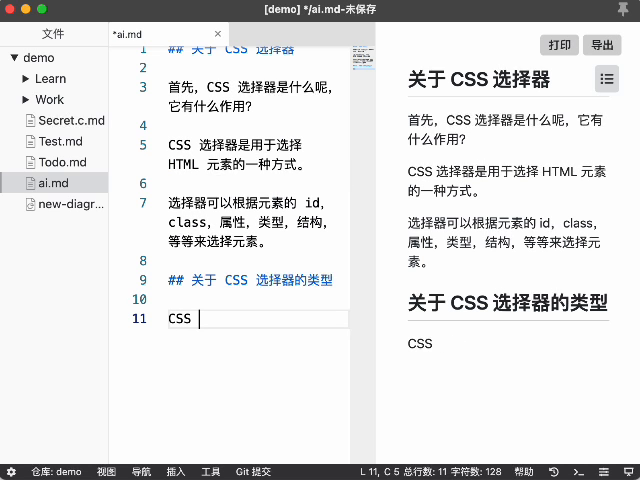
#> input picture frame 53 of help/openai.mp4, 640 x 480 px, given in place of the camera
$ python cameo.py
#> lines starting #> are read from the running program, lines starting #| are printed output that depends on the picture
import cv2
import numpy as np
import time

class CaptureManager(object):

    def __init__(self,capture,previewWindowManager=None,shouldMirrorPreview=False,white=False,options=None):

        self.white = white
        self.options = options

        self.previewWindowManager = previewWindowManager
        self.shouldMirrorPreview = shouldMirrorPreview
        self._capture = capture
        self._channel = 0
        self._enteredFrame = False
        self._frame = None
        self._imageFilename = None
        self._videoFilename = None
        self._videoEncoding = None
        self._videoWriter = None

        self._startTime = None
        self._framesElapsed = 0
        self._fpsEstimate = None
    #1被property修饰的方法只有一个参数，self 2.它必须要有返回值
    @property
    def channel(self):
        return self._channel
    @channel.setter
    def channel(self,value):
        if self._channel != value:
            self._channel = value
            self._frame = None

    @property
    def frame(self):
        if self._enteredFrame and self._frame is None:
            _,self._frame = self._capture.retrieve()
        return self._frame
    @property
    def isWritingImage(self):
        return self._imageFilename is not None
    @property
    def isWritingVideo(self):
            return  self._videoFilename is not None

    def enterFrame(self):

        # assert  not self._enteredFrame,\
        #     'previous enterFrame() had no matching exitFrame()'
        if self._capture is not None:
            self._enteredFrame = self._capture.grab()

    def exitFrame(self):
        if self.frame is None:
            self._enteredFrame = False
            return
        if self._framesElapsed == 0:
            self._startTime = time.time()
        else :
            timeElapsed  = time.time()-self._startTime
            self._fpsEstimate = self._framesElapsed/timeElapsed
        self._framesElapsed += 1

        if self.previewWindowManager is not None:
            if self.shouldMirrorPreview:
                mirroredFrame = np.fliplr(self._frame).copy()

                #加美白
                if self.white:
                    value = 18
                    mirroredFrame = cv2.bilateralFilter(mirroredFrame,value,value*2,value/2)
                #过滤某通道颜色
                if self.options == 'b':
                    mirroredFrame[:,:,0] = 0
                if self.options == 'g':
                    mirroredFrame[:,:,1] = 0
                if self.options == 'r':
                    mirroredFrame[:,:,2] = 0

                self.previewWindowManager.show(mirroredFrame)
            else:
                self.previewWindowManager.show(self._frame)

        if self.isWritingImage :
            cv2.imwrite(self._imageFilename,self._frame)
            self._imageFilename = None

        self._writeVideoFrame()
        self._frame = None
        self._enteredFrame = False

    def writeImage(self,filename):
        self._imageFilename = filename

    def startWritingVideo(self,filename,encoding=cv2.VideoWriter_fourcc('I','4','2','0')):
        self.flag = 111
        self._videoFilename = filename
        self._videoEncoding = encoding

    def stopWritingvideo(self):
        self._videoFilename = None
        self._videoEncoding = None
        self._videoWriter = None

    def _writeVideoFrame(self):
        if not self.isWritingVideo:
            return
        if self._videoWriter is None:   #构建一次cv2.VideoWriter
            fps = int(self._capture.get(cv2.CAP_PROP_FPS))
            if fps == 30: #从摄像头读取图像，预估fps
                if self._framesElapsed<20:
                    return
                else:
                    fps = self._fpsEstimate
                    print('预估FPS：',fps)
            #如果再放外一层，每次调用—videoWriter都会赋值size和构造self._videoWriter，这是不期望的。
            #只需测到预估FPS后构造一次self._videoWriter，后续调用之后执行self._videoWriter.write
            size = (int(self._capture.get(cv2.CAP_PROP_FRAME_WIDTH))),(int(self._capture.get(cv2.CAP_PROP_FRAME_HEIGHT)))
            self._videoWriter = cv2.VideoWriter(self._videoFilename,self._videoEncoding,fps,size)
        #重点BUG 20帧之后写入 不在if self._videoWriter is None之内写入图片数据
        self._videoWriter.write(self._frame)

    def release(self):
        self._capture.release()


class WindowManager(object):

    def __init__(self, windowname,keypresscallback=None):

        self.keypresscallback = keypresscallback
        self._windowname = windowname
        self._iswindowcreated = False

    @property
    def iswindowcreated(self):
        return self._iswindowcreated

    def createdwindow(self):
        cv2.namedWindow(self._windowname)
        self._iswindowcreated = True

    def show(self,frame):
        cv2.imshow(self._windowname,frame)

    def destroyWindow(self):
        cv2.destroyWindow(self._windowname)
        self._iswindowcreated = False

    def processEvents(self):
        keycode = cv2.waitKey(1)
        if self.keypresscallback is not None and keycode != -1:
            keycode &= 0xFF
            self.keypresscallback(keycode)

class Cameo:

    def __init__(self,data1=False,data2=None):

        self.data1 =data1
        self.data2 =data2

        self._windowManager = WindowManager('Cameo',self.onKeypress)
        self._captureManager = CaptureManager(cv2.VideoCapture(0),self._windowManager,True,data1,data2)

    def run(self):
        self._windowManager.createdwindow()
        while self._windowManager.iswindowcreated :
            self._captureManager.enterFrame()
            frame = self._captureManager.frame
        # TODO: Filter the frame (Chapter 3)

            self._captureManager.exitFrame()
            self._windowManager.processEvents()
#> this loop made 1 pass; (key Esc is pressed on pass 1)
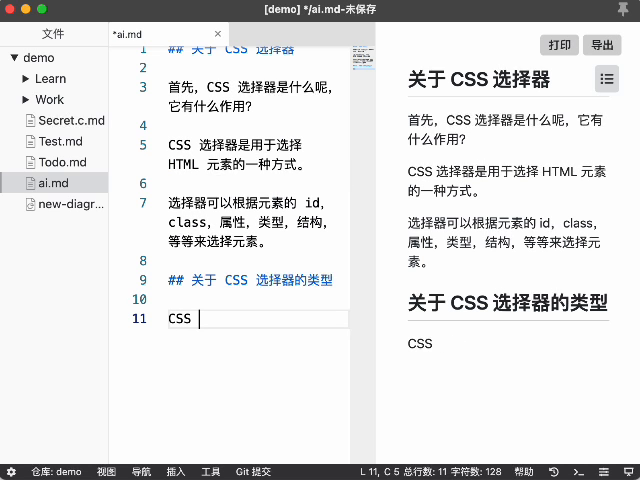
#> input picture frame 53 of help/openai.mp4, 640 x 480 px, given in place of the camera
#> pass 1, in exitFrame, `mirroredFrame = np.fliplr(self._frame).copy()`:
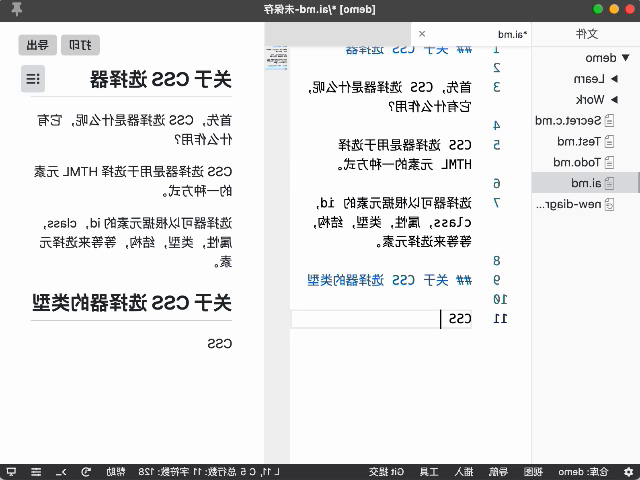
#> mirroredFrame: shape (480, 640, 3); mean B, G, R 227.9, 227.5, 227.3
#> pass 1, in show, `cv2.imshow(self._windowname,frame)`:
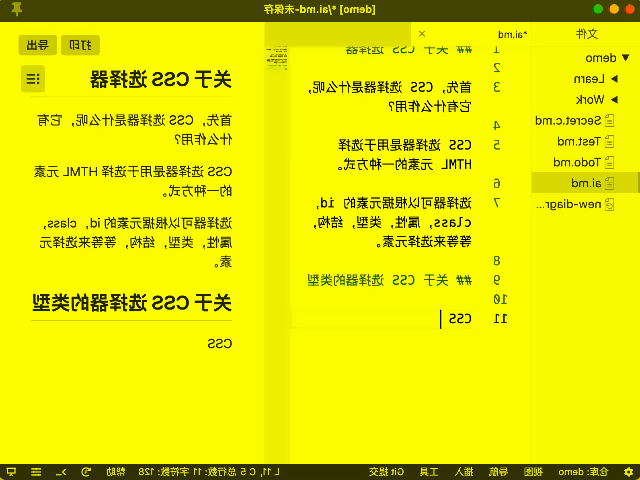
#> window 'Cameo': shape (480, 640, 3); mean B, G, R 0, 227.7, 227.5
        self._captureManager.release()

    #监听到键盘事件 调用该函数执行相应操作
    def onKeypress(self,keycode):
        if keycode == 32:
            print('成功抓取一张图片')
            self._captureManager.writeImage('screenshot.png')

        elif keycode == 9:
            if not self._captureManager.isWritingVideo:
                print('开始录像')
                self._captureManager.startWritingVideo('screen.avi')
            else:
                print('停止录像')
                self._captureManager.stopWritingvideo()

        elif keycode == 27:
            print('welcom next time')
            self._windowManager.destroyWindow()


if __name__ == '__main__':
    Cameo(1,'b').run()

$ run again, starting later in the video
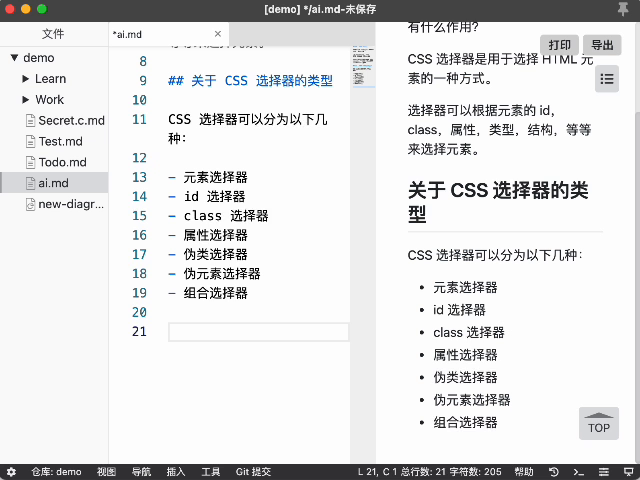
#> input picture frame 241 of help/openai.mp4, 640 x 480 px, given in place of the camera
#> the loop in run, `while self._windowManager.iswindowcreated :` made 1 pass; (key Esc is pressed on pass 1)
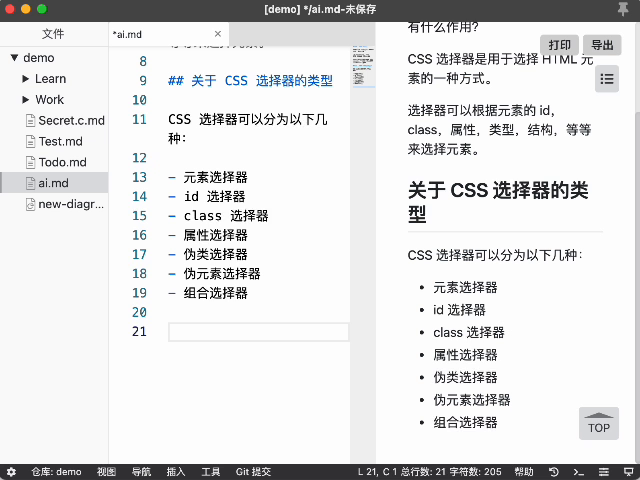
#> input picture frame 241 of help/openai.mp4, 640 x 480 px, given in place of the camera
#> pass 1, in exitFrame, `mirroredFrame = np.fliplr(self._frame).copy()`:
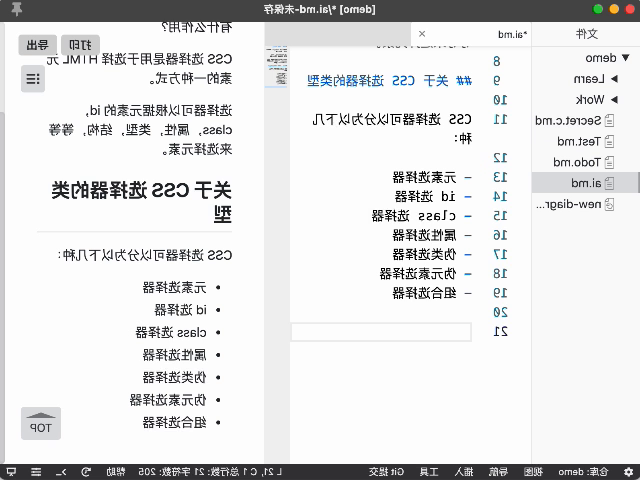
#> mirroredFrame: shape (480, 640, 3); mean B, G, R 227.3, 226.8, 226.6
#> pass 1, in show, `cv2.imshow(self._windowname,frame)`:
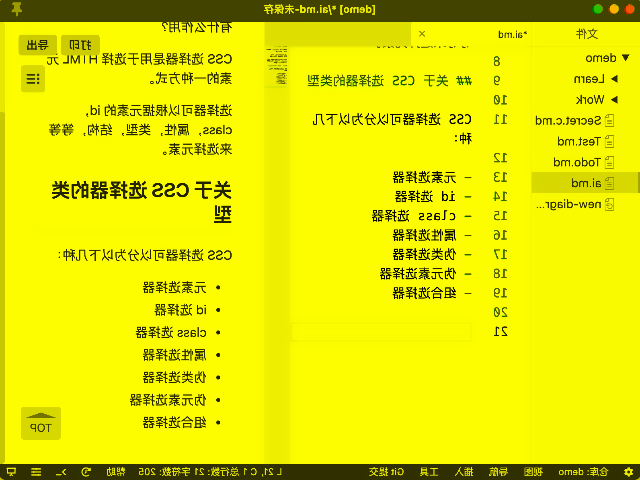
#> window 'Cameo': shape (480, 640, 3); mean B, G, R 0, 227, 226.8

$ run again, starting later in the video
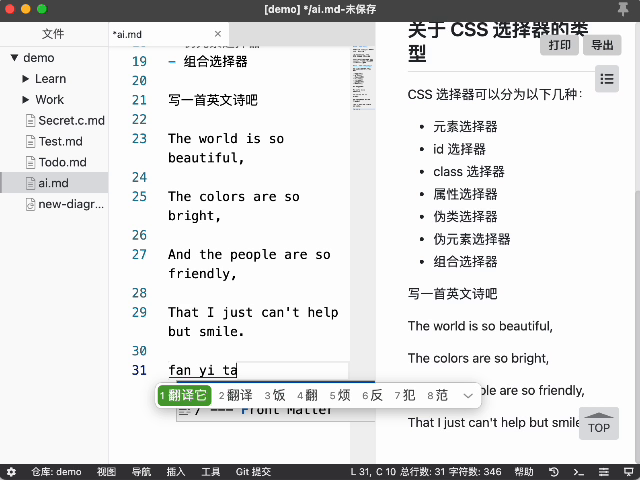
#> input picture frame 428 of help/openai.mp4, 640 x 480 px, given in place of the camera
#> the loop in run, `while self._windowManager.iswindowcreated :` made 1 pass; (key Esc is pressed on pass 1)
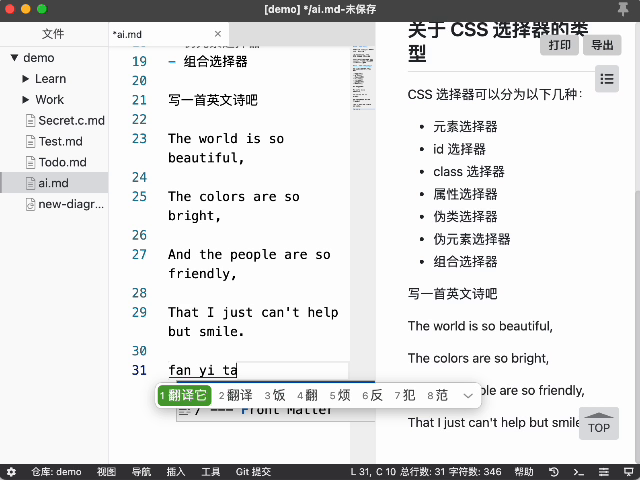
#> input picture frame 428 of help/openai.mp4, 640 x 480 px, given in place of the camera
#> pass 1, in exitFrame, `mirroredFrame = np.fliplr(self._frame).copy()`:
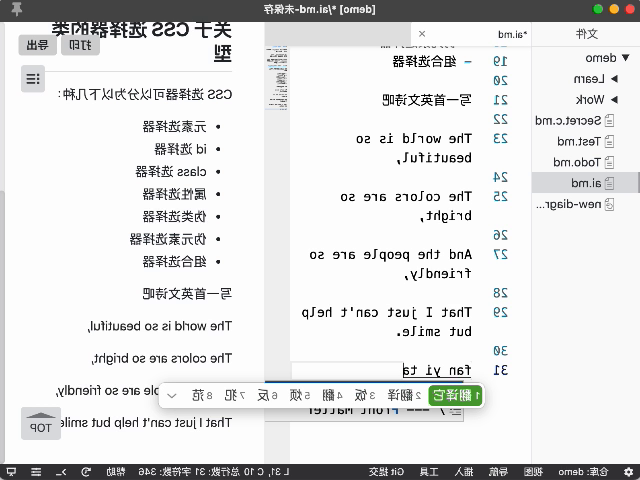
#> mirroredFrame: shape (480, 640, 3); mean B, G, R 226.1, 226, 225.6
#> pass 1, in show, `cv2.imshow(self._windowname,frame)`:
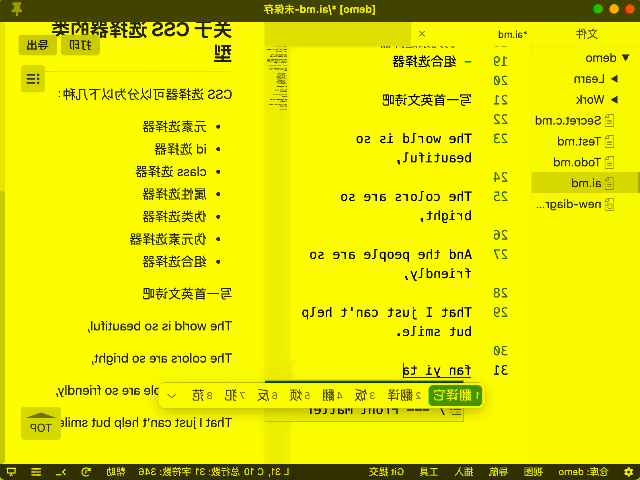
#> window 'Cameo': shape (480, 640, 3); mean B, G, R 0, 226.2, 225.8
